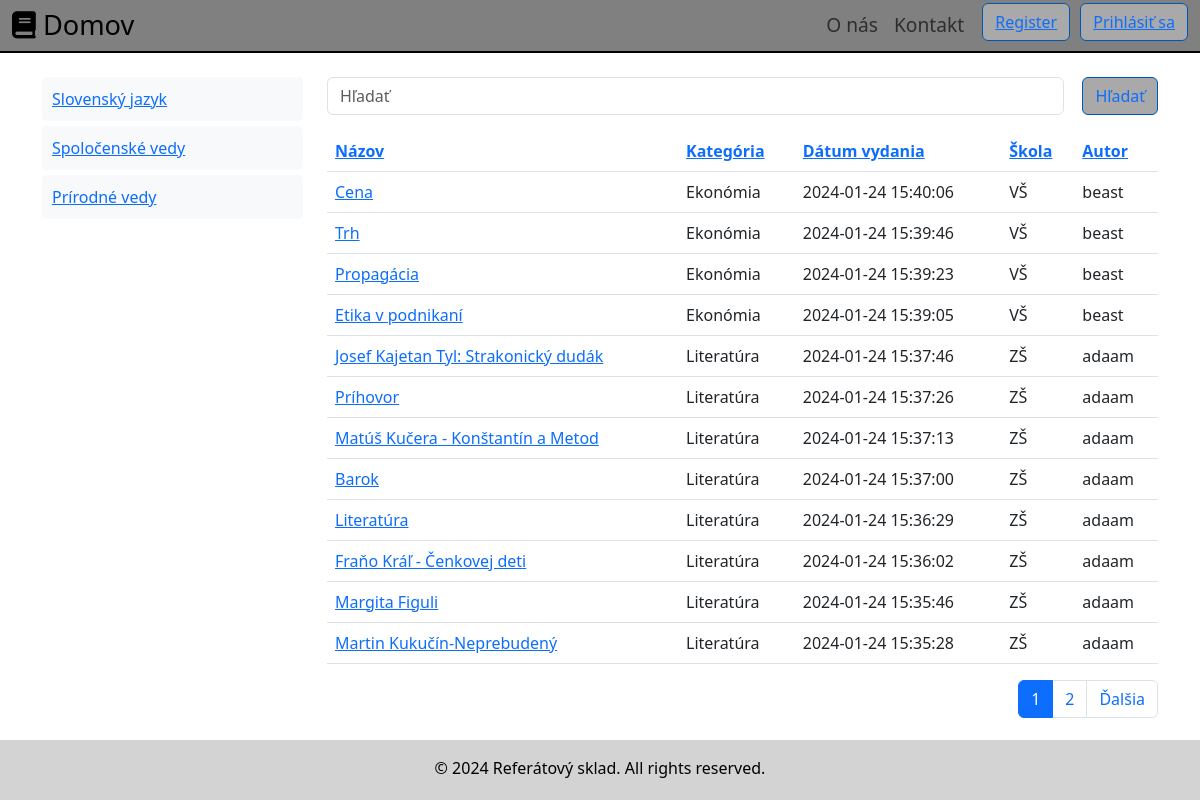
The app's page /home.php with its own data.
### tables this page shows
CREATE TABLE `category` (
  `category_id` int(11) NOT NULL,
  `category_name` varchar(255) NOT NULL,
  `parent_category_id` int(11) DEFAULT NULL
);

CREATE TABLE `referaty` (
  `referat_id` int(11) NOT NULL,
  `user_id` int(11) NOT NULL,
  `category_id` int(11) NOT NULL,
  `title` varchar(128) NOT NULL,
  `created_at` timestamp NOT NULL DEFAULT current_timestamp(),
  `skola` varchar(100) NOT NULL,
  `content` longtext NOT NULL
);

CREATE TABLE `user` (
  `user_id` int(11) NOT NULL,
  `name` varchar(128) NOT NULL,
  `email` varchar(255) NOT NULL,
  `password_hash` varchar(255) NOT NULL,
  `is_banned` tinyint(1) NOT NULL DEFAULT 0
);

### home.php (the view, shortened to what this page needs)
<?php
$mysqli = require __DIR__ . "/connect.php";
$categories = [];
$mysqli->select_db("kubica_soc");
$referatyData = [];
$limit = 12;
$page = isset($_GET['page']) ? $_GET['page'] : 1;
$start = ($page - 1) * $limit;
$orderBy = isset($_GET['order_by']) ? $_GET['order_by'] : 'referaty.created_at';
$order = isset($_GET['order']) ? $_GET['order'] : 'DESC';
$filterCategory = '';
$searchQuery = '';
if (isset($_GET["category_id"]) && $_GET["category_id"] !== '') {
    $filterCategory = "AND (category.category_id = ".$_GET["category_id"]." OR category.parent_category_id = ".$_GET["category_id"].")";
} else {
    $filterCategory = "";
}
$totalResult = $mysqli->query("SELECT COUNT(*) as total_rows
                                FROM referaty
                                JOIN category ON referaty.category_id = category.category_id
                                WHERE 1 $filterCategory");
$totalRow = $totalResult->fetch_assoc()['total_rows'];
$totalPages = ceil($totalRow / $limit);
if ($totalRow > 0) {
    $query = "SELECT referaty.referat_id, referaty.title, category.category_name, referaty.created_at, referaty.skola, user.name
                FROM referaty
                JOIN category ON referaty.category_id = category.category_id
                JOIN user ON referaty.user_id = user.user_id
                WHERE 1 $filterCategory
                AND (referaty.title LIKE '%$searchQuery%' OR category.category_name LIKE '%$searchQuery%' OR referaty.skola LIKE '%$searchQuery%' OR user.name LIKE '%$searchQuery%')
                ORDER BY $orderBy $order
                LIMIT $start, $limit";
    $result = $mysqli->query($query);
    while ($row = $result->fetch_assoc()) {
        $referatyData[] = $row;
    }
}
$result = $mysqli->query("SELECT * FROM category WHERE parent_category_id IS NULL");
while ($row = $result->fetch_assoc()) {
    $categories[] = $row;
}
?>
<!DOCTYPE html>
<html lang="en">
<head>
    <link href="https://cdn.jsdelivr.net/npm/bootstrap@5.3.0-alpha1/dist/css/bootstrap.min.css" rel="stylesheet">
</head>
<body>
<?php require_once("header.php"); ?>
<br>
<div class="container">
    <div class="row">
        <div class="col-md-3">
            <ul class="category-list">
                <?php foreach ($categories as $category): ?>
                    <li class="category" data-category-id="<?php echo $category['category_id']; ?>">
                        <a href="#subcategories_<?php echo $category['category_id']; ?>" class="category-link">
                            <?php echo $category['category_name']; ?>
                        </a>
                    </li>
                <?php endforeach; ?>
            </ul>
        </div>
        <div class="col-md-9">
            <?php if ($totalRow > 0): ?>
                <div class="mb-3">
                    <form class="d-flex" method="GET" action="">
                        <input class="form-control me-2" type="search" placeholder="Hľadať" aria-label="Search" id="searchInput" name="search">
                        <button class="btn btn-outline-primary custom-search-button" type="submit">Hľadať</button>
                    </form>
                </div>
                <div class="table-responsive">
                <table class="table">
                    <thead>
                        <tr>
                        <th><a href="?order_by=title&order=<?php echo $order == 'DESC' ? 'ASC' : 'DESC'; ?>&category_id=<?php echo isset($_GET['category_id']) ? $_GET['category_id'] : ''; ?>&search=<?php echo urlencode($searchQuery); ?>">Názov</a></th>
                            <th><a href="?order_by=category_name&order=<?php echo $order == 'DESC' ? 'ASC' : 'DESC'; ?>&category_id=<?php echo isset($_GET['category_id']) ? $_GET['category_id'] : ''; ?>&search=<?php echo urlencode($searchQuery); ?>">Kategória</a></th>
                            <th><a href="?order_by=created_at&order=<?php echo $order == 'DESC' ? 'ASC' : 'DESC'; ?>&category_id=<?php echo isset($_GET['category_id']) ? $_GET['category_id'] : ''; ?>&search=<?php echo urlencode($searchQuery); ?>">Dátum vydania</a></th>
                            <th><a href="?order_by=skola&order=<?php echo $order == 'DESC' ? 'ASC' : 'DESC'; ?>&category_id=<?php echo isset($_GET['category_id']) ? $_GET['category_id'] : ''; ?>&search=<?php echo urlencode($searchQuery); ?>">Škola</a></th>
                            <th><a href="?order_by=name&order=<?php echo $order == 'DESC' ? 'ASC' : 'DESC'; ?>&category_id=<?php echo isset($_GET['category_id']) ? $_GET['category_id'] : ''; ?>&search=<?php echo urlencode($searchQuery); ?>">Autor</a></th>
                        </tr>
                    </thead>
                    <tbody>
                        <?php foreach ($referatyData as $row): ?>
                            <tr>
                                <td><a href="view_paper.php?referat_id=<?php echo $row['referat_id']; ?>"><?php echo $row['title']; ?></a></td>
                                <td><?php echo $row['category_name']; ?></td>
                                <td><?php echo $row['created_at']; ?></td>
                                <td><?php echo $row['skola']; ?></td>
                                <td><?php echo $row['name']; ?></td>
                            </tr>
                        <?php endforeach; ?>
                        </tbody>
                    </table>
                </div>
                <nav aria-label="Page navigation">
                    <ul class="pagination justify-content-end">
                        <?php for($i = 1; $i <= $totalPages; $i++): ?>
                            <li class="page-item <?php if($i == $page) echo 'active'; ?>"><a class="page-link" href="?page=<?php echo $i; ?>&category_id=<?php echo isset($_GET['category_id']) ? $_GET['category_id'] : ''; ?>&search=<?php echo urlencode($searchQuery); ?>"><?php echo $i; ?></a></li>
                        <?php endfor; ?>
                        <?php if($page < $totalPages): ?>
                            <li class="page-item"><a class="page-link" href="?page=<?php echo $page+1; ?>&category_id=<?php echo isset($_GET['category_id']) ? $_GET['category_id'] : ''; ?>&search=<?php echo urlencode($searchQuery); ?>">Ďalšia</a></li>
                        <?php endif; ?>
                    </ul>
                </nav>
            <?php else: ?>
                <div class="alert alert-info" role="alert">
                    No data available.
                </div>
            <?php endif; ?>
        </div>
    </div>
</div>
<footer class="text-center py-3">
    <p class="mb-0">© <?php echo date("Y"); ?> Referátový sklad. All rights reserved.</p>
</footer>
</body>
</html>

### home.php (style rules this page uses)
.category-list { padding: 0; margin: 0; }
.category-list li { list-style: none; margin-bottom: 5px; background-color: #f8f9fa; border-radius: 5px; padding: 10px; }
.table-responsive { overflow-x: auto; }
html { position: relative; min-height: 100%; }
body { margin-bottom: 60px; }
footer { position: absolute; bottom: 0; width: 100%; height: 60px; background-color: lightgrey; color: black; }

### header.php (style rules this page uses)
.btn-outline-primary, .btn-outline-info, .btn-outline-success, .btn-outline-danger { background-color: darkgrey; border-color: #0056b3; margin-left: 10px; }
button.btn-outline-danger, button.btn-outline-success, .btn { text-decoration: none; }

### records on screen
category: category_name "Slovenský jazyk"
category: category_name "Spoločenské vedy"
category: category_name "Prírodné vedy"
referaty: title "Cena", category.category_name "Ekonómia", created_at "2024-01-24 15:40:06", skola "VŠ", user.name "beast"
referaty: title "Trh", category.category_name "Ekonómia", created_at "2024-01-24 15:39:46", skola "VŠ", user.name "beast"
referaty: title "Propagácia", category.category_name "Ekonómia", created_at "2024-01-24 15:39:23", skola "VŠ", user.name "beast"
referaty: title "Etika v podnikaní", category.category_name "Ekonómia", created_at "2024-01-24 15:39:05", skola "VŠ", user.name "beast"
referaty: title "Josef Kajetan Tyl: Strakonický dudák", category.category_name "Literatúra", created_at "2024-01-24 15:37:46", skola "ZŠ", user.name "adaam"
referaty: title "Príhovor", category.category_name "Literatúra", created_at "2024-01-24 15:37:26", skola "ZŠ", user.name "adaam"
referaty: title "Matúš Kučera - Konštantín a Metod", category.category_name "Literatúra", created_at "2024-01-24 15:37:13", skola "ZŠ", user.name "adaam"
referaty: title "Barok", category.category_name "Literatúra", created_at "2024-01-24 15:37:00", skola "ZŠ", user.name "adaam"
referaty: title "Literatúra", category.category_name "Literatúra", created_at "2024-01-24 15:36:29", skola "ZŠ", user.name "adaam"
referaty: title "Fraňo Kráľ - Čenkovej deti", category.category_name "Literatúra", created_at "2024-01-24 15:36:02", skola "ZŠ", user.name "adaam"
referaty: title "Margita Figuli", category.category_name "Literatúra", created_at "2024-01-24 15:35:46", skola "ZŠ", user.name "adaam"
referaty: title "Martin Kukučín-Neprebudený", category.category_name "Literatúra", created_at "2024-01-24 15:35:28", skola "ZŠ", user.name "adaam"
